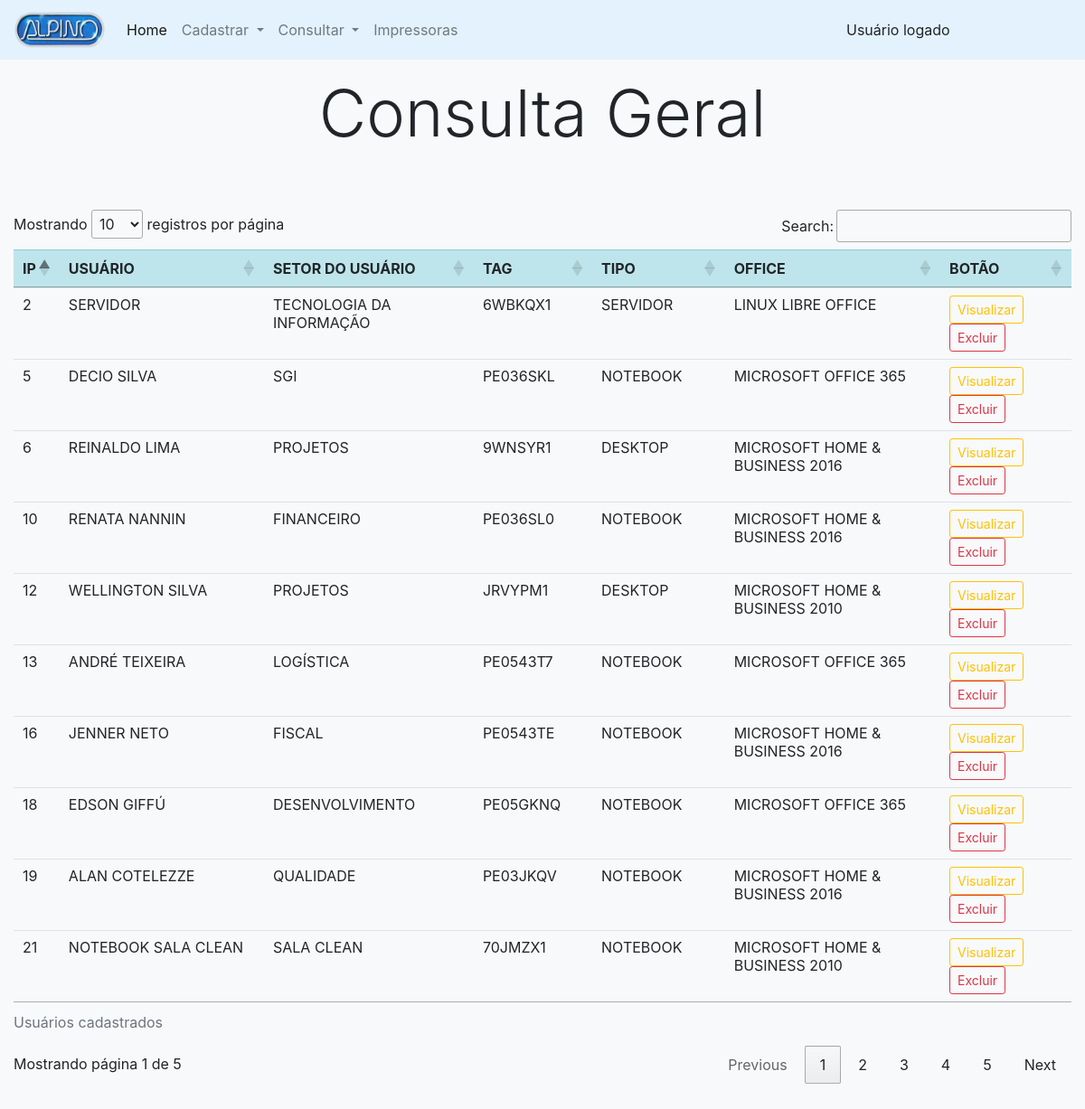
Page /public/pags/ti/consult/consultAll.php on the committed database.
### tables this page shows
CREATE TABLE `geral` (
  `id` int(11) NOT NULL,
  `ip` int(11) NOT NULL,
  `usuario` varchar(250) NOT NULL,
  `setor` varchar(250) NOT NULL,
  `home_office` varchar(250) NOT NULL,
  `tag` varchar(250) NOT NULL,
  `modelo` varchar(250) NOT NULL,
  `tipo` varchar(250) NOT NULL,
  `pcid` varchar(250) NOT NULL,
  `processador` varchar(250) NOT NULL,
  `memoria` varchar(250) NOT NULL,
  `armazenamento` varchar(250) NOT NULL,
  `tipo_armazenamento` varchar(250) NOT NULL,
  `sistema_operacional` varchar(250) NOT NULL,
  `nfcompra` varchar(250) NOT NULL,
  `datacompra` varchar(250) NOT NULL,
  `distribuidora` varchar(250) NOT NULL,
  `nfgarantia` varchar(250) NOT NULL,
  `datagarantia` varchar(250) NOT NULL,
  `inicio` varchar(250) NOT NULL,
  `chave_produto` varchar(250) NOT NULL,
  `versao_office` varchar(250) NOT NULL,
  `ip_ramal` varchar(250) NOT NULL,
  `ramal` varchar(250) NOT NULL,
  `modelo_ramal` varchar(250) NOT NULL
);

### public/pags/ti/consult/consultAll.php (the view, shortened to what this page needs)
<?php
    include_once("../../../../src/config/conexaodb.php");
    $sql_geral = mysqli_query($conn, "SELECT * FROM geral");
?>
<html lang="pt-br">
<head>
    <link rel="stylesheet" href="../../../../node_modules/bootstrap/dist/css/bootstrap.css">
    <link rel="stylesheet" href="../../../assets/css/style-consultAll.css">
    <link rel="stylesheet" href="https://cdn.datatables.net/1.10.22/css/jquery.dataTables.min.css">
    <link rel="stylesheet" href="https://cdn.datatables.net/buttons/1.6.4/css/buttons.dataTables.min.css">
</head>
<body class="bg-light">
    <?php
        include '../include/nav_register.php';
    ?>
    <div class="container-fluid">
        <div class="row">
            <div class="col">
                <div class="py-2 text-center">
                    <h3 class="display-3 m-2">Consulta Geral</h3>
                </div>
            </div>
        </div>
        <div class="row">
            <div class="col-lg-12">
                <div class="py-5">
                    <div>
                        <table id="tabelaUsuario" class="table">
                            <caption>Usuários cadastrados</caption>
                            <thead>
                                <tr class="table-info">
                                    <th scope="col">IP</th>
                                    <th scope="col">USUÁRIO</th>
                                    <th scope="col">SETOR DO USUÁRIO</th>
                                    <th scope="col">TAG</th>
                                    <th scope="col">TIPO</th>
                                    <th scope="col">OFFICE</th>
                                    <th scope="col">BOTÃO</th>
                                </tr>
                            </thead>
                            <tbody>
                                <?php while($linha_tabela = mysqli_fetch_assoc($sql_geral)) { ?>
                                <tr>
                                    <td>
                                        <?php echo $linha_tabela['ip']; ?>
                                    </td>
                                    <td>
                                        <?php echo $linha_tabela['usuario']; ?>
                                    </td>
                                    <td>
                                        <?php echo $linha_tabela['setor']; ?>
                                    </td>
                                    <td>
                                        <?php echo $linha_tabela['tag']; ?>
                                    </td>
                                    <td>
                                        <?php echo $linha_tabela['tipo']; ?>
                                    </td>
                                    <td>
                                        <?php echo $linha_tabela['versao_office']; ?>
                                    </td>
                                    <td>
                                        <button type="button" class="btn btn-outline-warning btn-sm" data-toggle="modal"
                                            data-target="#editar" data-ip="<?php echo $linha_tabela['ip']; ?>"
                                            data-usuario="<?php echo $linha_tabela['usuario']; ?>"
                                            data-setor="<?php echo $linha_tabela['setor']; ?>"
                                            data-home_office="<?php echo $linha_tabela['home_office']; ?>"
                                            data-tag="<?php echo $linha_tabela['tag']; ?>"
                                            data-modelo="<?php echo $linha_tabela['modelo']; ?>"
                                            data-tipo="<?php echo $linha_tabela['tipo']; ?>"
                                            data-pcid="<?php echo $linha_tabela['pcid']; ?>"
                                            data-processador="<?php echo $linha_tabela['processador']; ?>"
                                            data-memoria="<?php echo $linha_tabela['memoria']; ?>"
                                            data-armazenamento="<?php echo $linha_tabela['armazenamento']; ?>"
                                            data-tipo_armazenamento="<?php echo $linha_tabela['tipo_armazenamento']; ?>"
                                            data-sistema_operacional="<?php echo $linha_tabela['sistema_operacional']; ?>"
                                            data-nfcompra="<?php echo $linha_tabela['nfcompra']; ?>"
                                            data-datacompra="<?php echo $linha_tabela['datacompra']; ?>"
                                            data-distribuidora="<?php echo $linha_tabela['distribuidora']; ?>"
                                            data-nfgarantia="<?php echo $linha_tabela['nfgarantia']; ?>"
                                            data-datagarantia="<?php echo $linha_tabela['datagarantia']; ?>"
                                            data-inicio="<?php echo $linha_tabela['inicio']; ?>"
                                            data-chave_produto="<?php echo $linha_tabela['chave_produto']; ?>"
                                            data-versao_office="<?php echo $linha_tabela['versao_office']; ?>"
                                            data-ip_ramal="<?php echo $linha_tabela['ip_ramal']; ?>"
                                            data-ramal="<?php echo $linha_tabela['ramal']; ?>"
                                            data-modelo_ramal="<?php echo $linha_tabela['modelo_ramal']; ?>">
                                            Visualizar
                                        </button>
                                        <a
                                            href="../../../../src/db/ti/geral/delete.php?id=<?php echo $linha_tabela['id']; ?>">
                                            <button type="button" class="btn btn-outline-danger btn-sm">Excluir</button>
                                        </a>
                                    </td>
                                </tr>
                                <?php } ?>
                            </tbody>
                        </table>
                    </div>
                </div>
            </div>
        </div>
    </div>
</body>
</html>

### rows in the picture
geral: ip "5", usuario "DECIO SILVA", setor "SGI", tag "PE036SKL", tipo "NOTEBOOK", versao_office "MICROSOFT OFFICE 365"
geral: ip "6", usuario "REINALDO LIMA", setor "PROJETOS", tag "9WNSYR1", tipo "DESKTOP", versao_office "MICROSOFT HOME & BUSINESS 2016"
geral: ip "12", usuario "WELLINGTON SILVA", setor "PROJETOS", tag "JRVYPM1", tipo "DESKTOP", versao_office "MICROSOFT HOME & BUSINESS 2010"
geral: ip "10", usuario "RENATA NANNIN", setor "FINANCEIRO", tag "PE036SL0", tipo "NOTEBOOK", versao_office "MICROSOFT HOME & BUSINESS 2016"
geral: ip "13", usuario "ANDRÉ TEIXEIRA", setor "LOGÍSTICA", tag "PE0543T7", tipo "NOTEBOOK", versao_office "MICROSOFT OFFICE 365"
geral: ip "16", usuario "JENNER NETO", setor "FISCAL", tag "PE0543TE", tipo "NOTEBOOK", versao_office "MICROSOFT HOME & BUSINESS 2016"
geral: ip "18", usuario "EDSON GIFFÚ", setor "DESENVOLVIMENTO", tag "PE05GKNQ", tipo "NOTEBOOK", versao_office "MICROSOFT OFFICE 365"
geral: ip "19", usuario "ALAN COTELEZZE", setor "QUALIDADE", tag "PE03JKQV", tipo "NOTEBOOK", versao_office "MICROSOFT HOME & BUSINESS 2016"
geral: ip "21", usuario "NOTEBOOK SALA CLEAN", setor "SALA CLEAN", tag "70JMZX1", tipo "NOTEBOOK", versao_office "MICROSOFT HOME & BUSINESS 2010"
geral: ip "2", usuario "SERVIDOR", setor "TECNOLOGIA DA INFORMAÇÃO", tag "6WBKQX1", tipo "SERVIDOR", versao_office "LINUX LIBRE OFFICE"
